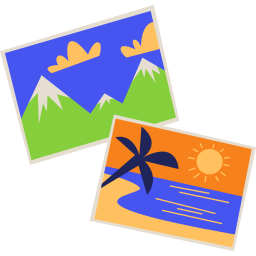
#> input picture images/pictures.png, 256 x 256 px
$ python -i main.py   (imports and definitions only)
#> lines starting #> are read from the running program, lines starting #| are printed output that depends on the picture
import tkinter as tk
from tkinter import filedialog, simpledialog, messagebox
from PIL import Image, ImageDraw, ImageFont, ImageTk
import os

# Constants
FONT_NAME = "Courier"
BG_COLOR = '#85A98F'
BUTTON_COLOR = '#D3F1DF'
TEXT_COLOR = '#2C3930'

# Main window setup
# [3 lines not run here, left out]


# [16 lines left out: function save_image, not called in this run]


def show_image_window(img, title):
    """Display the watermarked image in a new window"""
    # Resize for display (preserve aspect ratio)
    display_size = (400, 400)
    img.thumbnail(display_size, Image.LANCZOS)

    # Convert for Tkinter
    photo = ImageTk.PhotoImage(img)

    # Create a new window
    image_window = tk.Toplevel(window)
    image_window.title(title)

    # Display the image
    label = tk.Label(image_window, image=photo)
    label.image = photo  # Keep a reference!
    label.pack()

    # Add save button
    save_btn = tk.Button(
        image_window,
        text="Save Watermarked Image",
        command=lambda: save_image(img),
        bg="#4CAF50",
        fg="white"
    )
    save_btn.pack(pady=10)


# [65 lines left out: function add_text_watermark, not called in this run]


def add_logo_watermark():
    """Add logo watermark to an image"""
    # Get background image
    bg_path = filedialog.askopenfilename(
        filetypes=[("Image Files", "*.png;*.jpg;*.jpeg;*.gif;*.bmp")]
    )
#> the answer given: images/pictures.png
    if not bg_path:
        return

    # Get logo image
    logo_path = filedialog.askopenfilename(
        filetypes=[("PNG Files", "*.png"), ("All Files", "*.*")],
        title="Select Logo Image (PNG with transparency)"
    )
#> the answer given: images/pictures.png
    if not logo_path:
        return

    try:
        background = Image.open(bg_path).convert('RGBA')
#> background is the input picture: PIL image 256x256 RGBA; mean R, G, B, A 81.1, 76.4, 75.6, 131.3
        logo = Image.open(logo_path).convert('RGBA')

        # Resize logo to 20% of background width (maintain aspect ratio)
        new_width = background.width // 5
#> new_width = 51
        ratio = new_width / float(logo.width)
#> ratio = 0.199
        new_height = int(float(logo.height) * ratio)
#> new_height = 51
        logo = logo.resize((new_width, new_height), Image.LANCZOS)
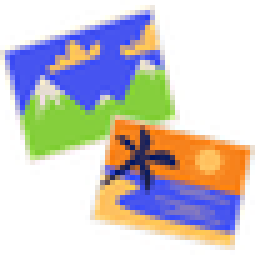
#> logo: PIL image 51x51 RGBA (shown 5 times larger); mean R, G, B, A 101.1, 96.5, 94.5, 131.2; transparent parts drawn white

        # Position logo in bottom-right corner with margin
        position = (
            background.width - logo.width - 20,
            background.height - logo.height - 20
        )
#> position = (185, 185)

        # Create transparent layer for logo
        transparent = Image.new('RGBA', background.size, (0, 0, 0, 0))
#> transparent: PIL image 256x256 RGBA; every value is 0
        transparent.paste(logo, position, logo)
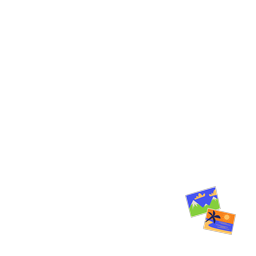
#> transparent: PIL image 256x256 RGBA; mean R, G, B, A 3.1, 3, 3, 5.1; transparent parts drawn white

        # Combine images
        watermarked = Image.alpha_composite(background, transparent)

        show_image_window(watermarked, "Logo Watermark - " + bg_path.split('/')[-1])

    except Exception as e:
        messagebox.showerror("Error", f"Could not process images:\n{str(e)}")


# UI Elements
# [1 line that did not run here, left out]
photo = tk.PhotoImage(file="images/pictures.png")
# [2 lines not run here, left out]

title_label = tk.Label(
    text="Image Watermark Tool",
    font=(FONT_NAME, 24, "bold"),
    fg="#5A6C57",
    bg=BG_COLOR
)
# [1 line not run here, left out]

# Buttons
button_style = {
    'highlightthickness': 0,
    'width': 15,
    'height': 2,
    'font': ("Arial", 12),
    'bg': BUTTON_COLOR,
    'fg': TEXT_COLOR,
    'activebackground': "#45a049",
    'activeforeground': "white",
    'relief': "raised"
}

text_button = tk.Button(
    text="Add Text",
    command=add_text_watermark,
    **button_style
)
# [1 line not run here, left out]

logo_button = tk.Button(
    text="Add Logo",
    command=add_logo_watermark,
    **button_style
)
# [3 lines not run here, left out]

>>> result = add_logo_watermark()
